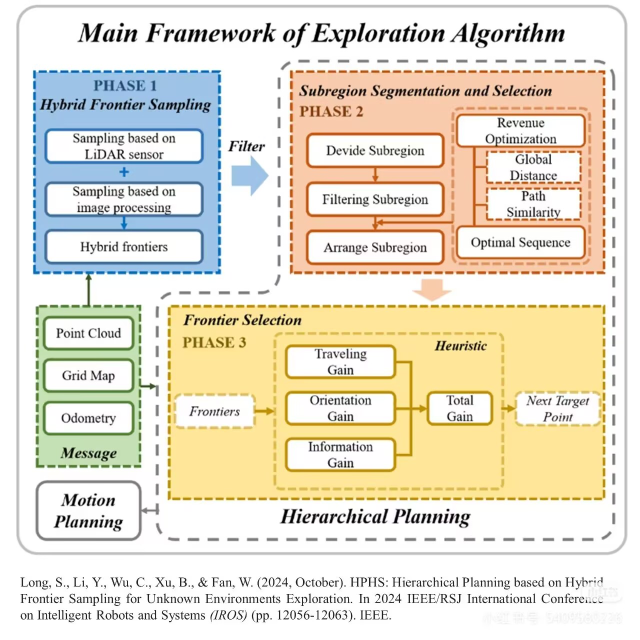
#> input picture references/examples/hphs-original.jpg, 1280 x 1280 px (shown at 1/2 size)
$ python extract_geometry.py ../references/examples/hphs-original.jpg out.png
#> lines starting #> are read from the running program, lines starting #| are printed output that depends on the picture; after the words box and inside, x2 and y2 are one past the last pixel; in counts of white or black regions, pixels touching at a corner belong together
# -*- coding: utf-8 -*-
"""从流程图 JPG 中提取容器填充色 bbox、白色节点框 bbox、主色板。
用法: python extract_geometry.py <image> [out.json]
"""
import json
import sys
from collections import deque

import numpy as np
from PIL import Image


def load(path):
    return np.asarray(Image.open(path).convert("RGB")).astype(np.int16)


def flat_palette(a, tol=18, min_count=3000):
    q = (a // 16) * 16
    flat = q.reshape(-1, 3)
    uniq, cnt = np.unique(flat, axis=0, return_counts=True)
    out = []
    for c, n in zip(uniq, cnt):
        if n < min_count:
            continue
        m = np.all(np.abs(a - c[None, None, :]) <= tol, axis=2)
        real = a[m].mean(axis=0)
        out.append((int(n), [int(round(v)) for v in real]))
    out.sort(reverse=True)
    return out


def mask_bbox(m):
    ys, xs = np.where(m)
    if len(xs) == 0:
        return None
    return [int(xs.min()), int(ys.min()), int(xs.max()), int(ys.max())], int(m.sum())


def components(m, min_area=1500):
    """连通域(4邻域)标注, 返回 [(bbox, area)]"""
    h, w = m.shape
    lab = np.zeros((h, w), np.int32)
    res = []
    cur = 0
    idx = np.argwhere(m)
    for y0, x0 in idx:
        if lab[y0, x0]:
            continue
        cur += 1
        q = deque([(y0, x0)])
        lab[y0, x0] = cur
        x1 = x2 = x0
        y1 = y2 = y0
        area = 0
        while q:
            y, x = q.popleft()
            area += 1
            if x < x1:
                x1 = x
            if x > x2:
                x2 = x
            if y < y1:
                y1 = y
            if y > y2:
                y2 = y
            for dy, dx in ((1, 0), (-1, 0), (0, 1), (0, -1)):
                ny, nx = y + dy, x + dx
                if 0 <= ny < h and 0 <= nx < w and m[ny, nx] and not lab[ny, nx]:
                    lab[ny, nx] = cur
                    q.append((ny, nx))
        if area >= min_area:
            res.append(([int(x1), int(y1), int(x2), int(y2)], int(area)))
    res.sort(key=lambda t: -t[1])
    return res


def main():
    src = sys.argv[1]
    out = sys.argv[2] if len(sys.argv) > 2 else None
    a = load(src)
    H, W, _ = a.shape
#> H = 1280; W = 1280
    rep = {"size": [W, H], "palette": [], "containers": {}, "white_boxes": []}
    pal = flat_palette(a)
#> in flat_palette, `uniq, cnt = np.unique(flat, axis=0, return_counts=True)`: uniq = 863 rows, first 8: [0, 0, 0], [0, 0, 16], [0, 0, 32], [0, 16, 0], [0, 16, 16], [0, 16, 32], [0, 16, 48], [0, 32, 0]; cnt = 863 values, max 874689 at index 862, min 1 at index 12, mean 1898.5
#> the loop in flat_palette, `for c, n in zip(uniq, cnt):` made 863 passes
#> (c, n) on passes 2 to 4: ([0, 0, 16], 513), ([0, 0, 32], 76), ([0, 16, 0], 131)
#> pass 1, in flat_palette, `m = np.all(np.abs(a - c[None, None, :]) <= tol, axis=2)`:
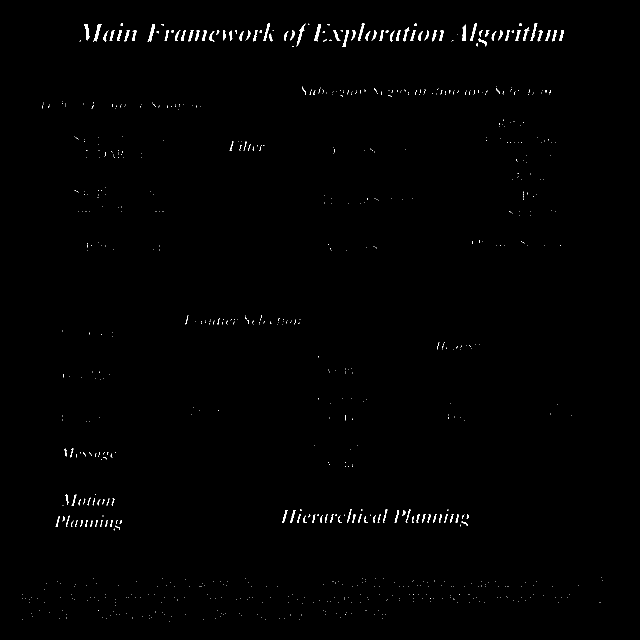
#> m: shape (1280, 1280) bool (shown at 1/2 size); 0.62% white; 852 white regions (726 under 20 px), largest, box (x1, y1, x2, y2) and area: (186, 48, 204, 83) 199, (295, 48, 310, 83) 199, (628, 48, 642, 83) 194
#> after the loop in flat_palette, `for c, n in zip(uniq, cnt):`: out = 31 items
#> pal = 31 items
    rep["palette"] = [{"rgb": c, "count": n} for n, c in pal[:14]]
    for n, c in pal[:10]:
        m = np.all(np.abs(a - np.array(c)[None, None, :]) <= 18, axis=2)
        bb = mask_bbox(m)
        if bb:
            rep["containers"]["rgb(%d,%d,%d)" % tuple(c)] = {
                "count": n,
                "bbox": bb[0],
                "xywh": [bb[0][0], bb[0][1], bb[0][2] - bb[0][0] + 1, bb[0][3] - bb[0][1] + 1],
            }
#> this loop made 10 passes
#> (n, c, bb) on passes 1 to 10: (874689, [253, 253, 253], ([0, 0, 1279, 1279], 888684)), (214743, [254, 230, 152], ([336, 143, 1209, 1000], 227107)), (87339, [248, 202, 169], ([335, 140, 1210, 1000], 106941)), (55902, [156, 195, 231], ([66, 140, 534, 549], 70549)), (19498, [226, 226, 226], ([32, 9, 1255, 1248], 43882)), (18606, [194, 194, 193], ([33, 10, 1253, 1244], 40113)), (17785, [182, 182, 182], ([33, 10, 1252, 1244], 34286)), (16009, [196, 224, 179], ([71, 360, 1079, 935], 22848)), (12959, [206, 206, 206], ([33, 10, 1254, 1244], 44412)), (11838, [242, 240, 231], ([32, 9, 1255, 1248], 95971))
#> pass 1, in main, `m = np.all(np.abs(a - np.array(c)[None, None, :]) <= 18, axis=2)`:
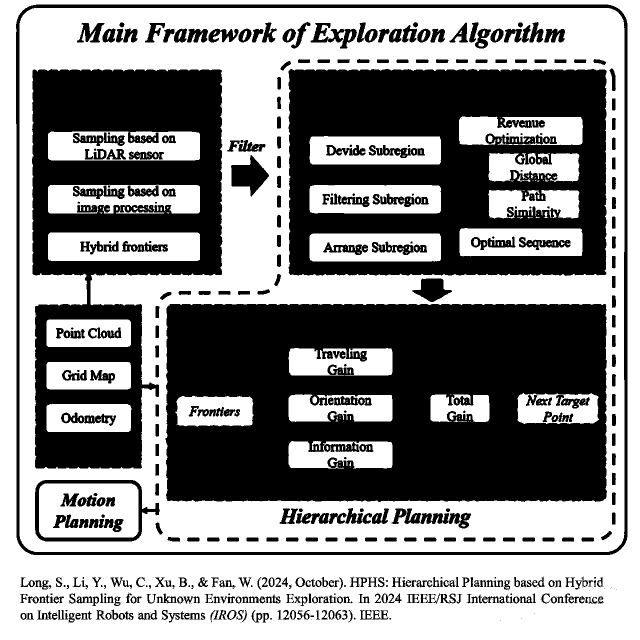
#> m: shape (1280, 1280) bool (shown at 1/2 size); 54.2% white; 548 black regions (143 under 20 px), largest, box (x1, y1, x2, y2) and area: (331, 608, 1214, 1004) 294459, (577, 138, 1214, 552) 174770, (64, 138, 445, 937) 147932
#> pass 2, in main, `m = np.all(np.abs(a - np.array(c)[None, None, :]) <= 18, axis=2)`:
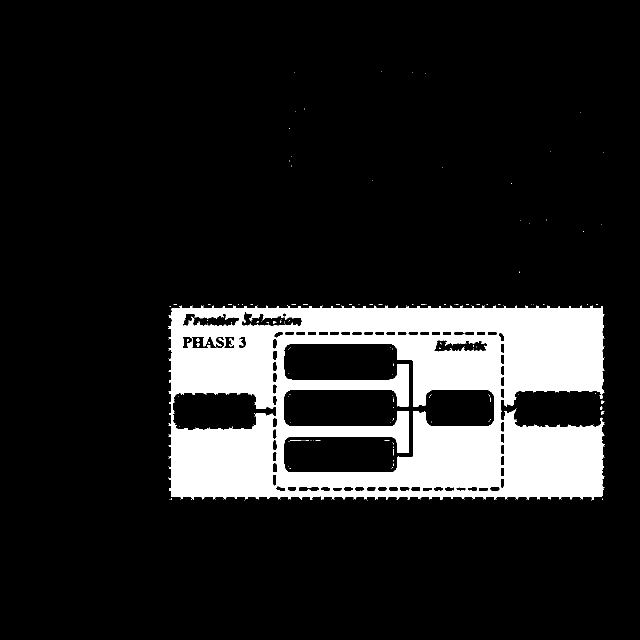
#> m: shape (1280, 1280) bool (shown at 1/2 size); 13.9% white; 162 white regions (154 under 20 px), largest, box (x1, y1, x2, y2) and area: (336, 610, 1210, 1001) 226506, (393, 676, 399, 683) 33, (393, 687, 399, 693) 30
#> pass 3, in main, `m = np.all(np.abs(a - np.array(c)[None, None, :]) <= 18, axis=2)`:
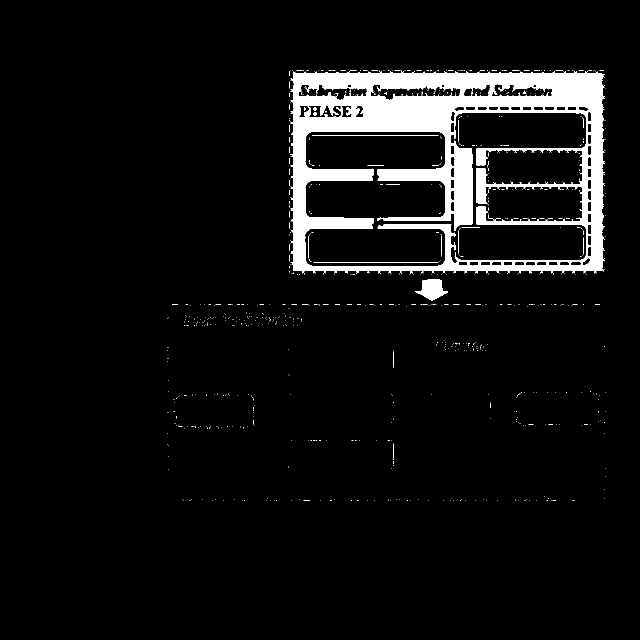
#> m: shape (1280, 1280) bool (shown at 1/2 size); 6.5% white; 781 white regions (763 under 20 px), largest, box (x1, y1, x2, y2) and area: (580, 140, 1210, 549) 102294, (830, 559, 896, 601) 1612, (624, 271, 877, 272) 253
#> after the loop:
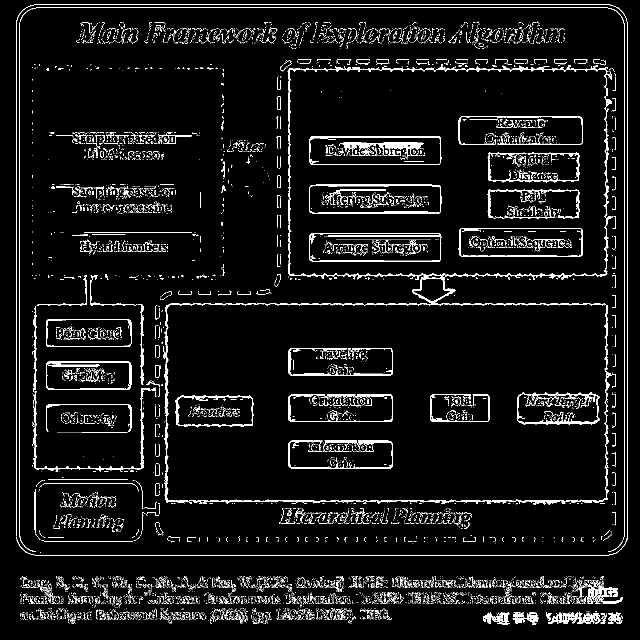
#> m: shape (1280, 1280) bool (shown at 1/2 size); 5.9% white in thin lines or dots
#> after the loop, rep = 4 items
    white = np.all(a >= 248, axis=2)
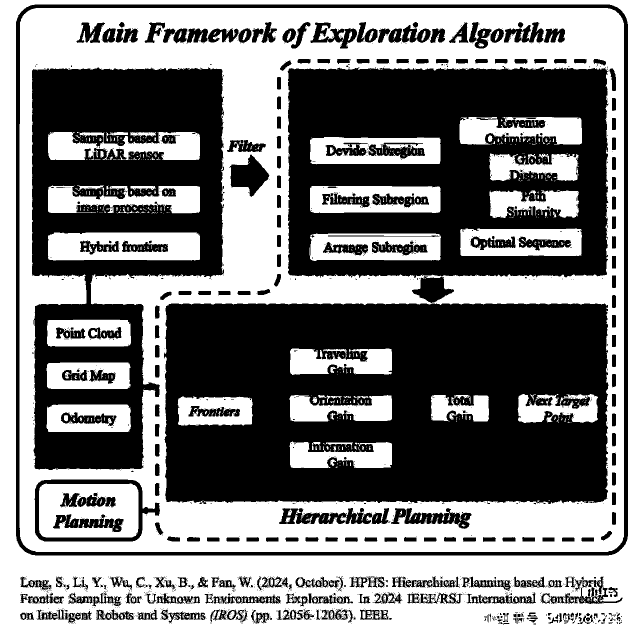
#> white: shape (1280, 1280) bool (shown at 1/2 size); 50.9% white; 1866 black regions (1571 under 20 px), largest, box (x1, y1, x2, y2) and area: (328, 607, 1217, 1009) 307040, (575, 132, 1217, 556) 185507, (64, 135, 448, 940) 162987
    for bb, area in components(white, 1200):
#> in components, `h, w = m.shape`: h = 1280
#> in components, `cur = 0`: cur = 0
        rep["white_boxes"].append(
            {
                "bbox": bb,
                "xywh": [bb[0], bb[1], bb[2] - bb[0] + 1, bb[3] - bb[1] + 1],
                "area": area,
                "fill_ratio": round(area / float((bb[2] - bb[0] + 1) * (bb[3] - bb[1] + 1)), 3),
            }
        )
#> this loop made 22 passes
    txt = json.dumps(rep, ensure_ascii=False, indent=1)
    if out:
        open(out, "w", encoding="utf-8").write(txt)
    print(txt)
#> (printed output is left out)


if __name__ == "__main__":
    main()
